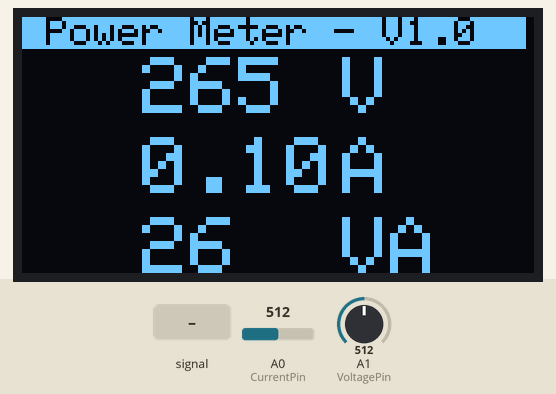
A program run on a simulated Arduino Uno, built with avr-gcc and run on an emulated ATmega328P. Parts: 128×64 one-colour display. Inputs (shaded band) come from the test bench; at power-on: A0 (CurrentPin) = 512, A1 (VoltagePin) = 512. What the program prints to the serial monitor is not drawn.

Above: at 3.6 s.
3.7 s: A0 (CurrentPin) fed a 200 Hz sine of ±81 counts around its level
At 3.9 s:
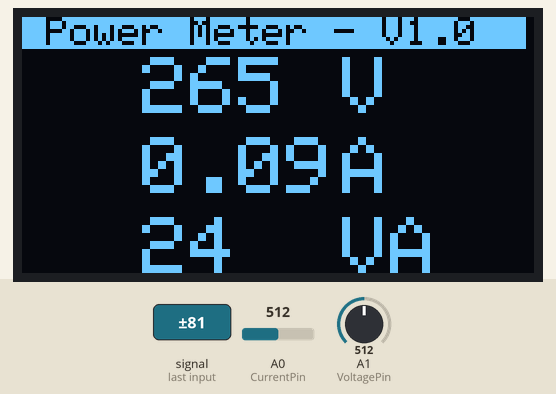
5.3 s: A0 (CurrentPin) set to 716
At 5.9 s:
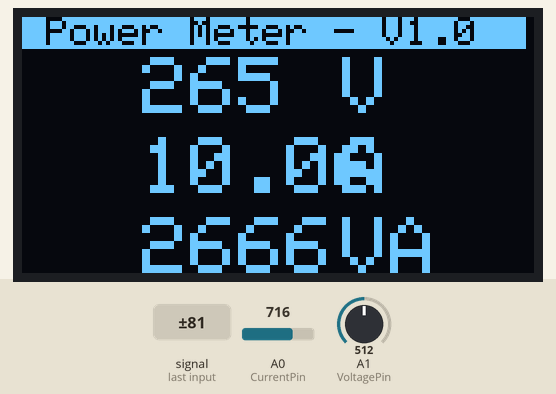
6.9 s: A1 (VoltagePin) set to 716
At 8.2 s:
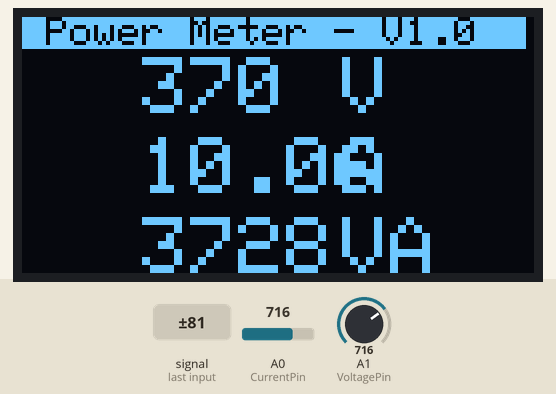
8.5 s: A0 (CurrentPin) set to 900
At 9.8 s:
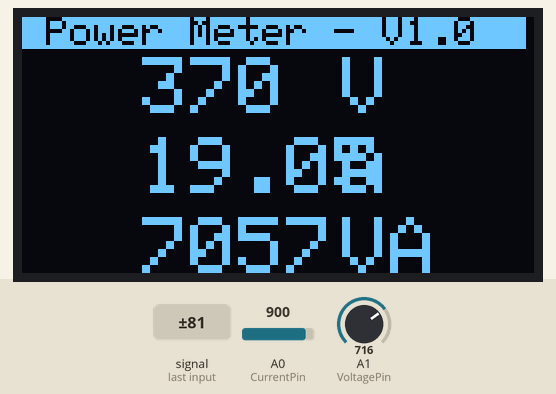
10.1 s: A1 (VoltagePin) set to 900
At 11.2 s:
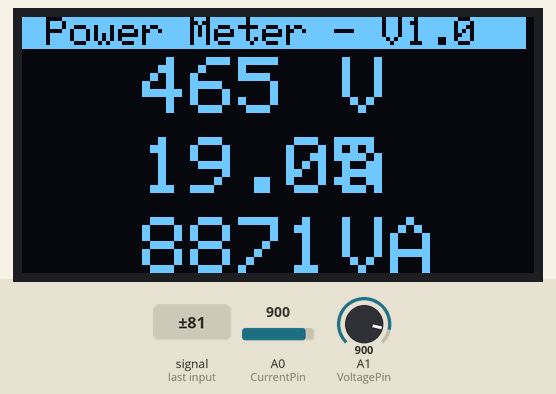
11.7 s: A0 (CurrentPin) set to 1023
At 12.6 s:
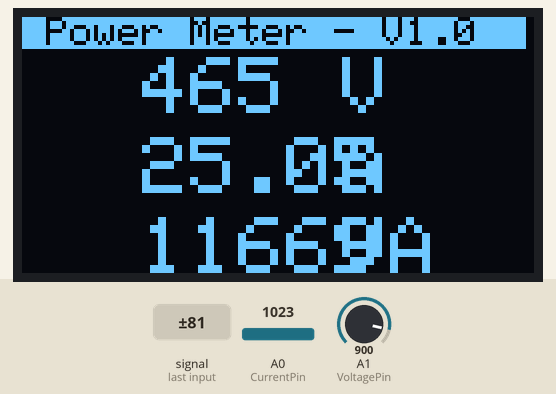
Timing chart, 0 to 14.3 s (numbered marks = the images above; inputs shaded):
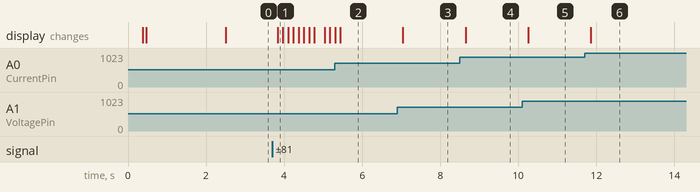

Measured:
- after the input at 3.7 s, the display: changes after 0.14 s (image 1)
- after the input at 6.9 s, the display: changes after 0.15 s (image 3)
- after the input at 8.5 s, the display: changes after 0.15 s (image 4)
- after the input at 10.1 s, the display: changes after 0.16 s (image 5)
- after the input at 11.7 s, the display: changes after 0.16 s (image 6)

The program:

main.cpp
```cpp
#include <Arduino.h>

#include <SPI.h>
#include <Wire.h>
#include <Adafruit_GFX.h>
#include <Adafruit_SSD1306.h>

#define SCREEN_WIDTH 128 // OLED display width, in pixels
#define SCREEN_HEIGHT 64 // OLED display height, in pixels
#define CurrentPin A0
#define VoltagePin A1

float voltage = 0;
float current = 0;
float power = 0;
int averageCounter = 0;
unsigned long timeControl = 0;

// Declaration for an SSD1306 display connected to I2C (SDA, SCL pins)
// The pins for I2C are defined by the Wire-library.
// On an arduino UNO:       A4(SDA), A5(SCL)
// On an arduino MEGA 2560: 20(SDA), 21(SCL)
// On an arduino LEONARDO:   2(SDA),  3(SCL), ...
#define OLED_RESET     -1 // Reset pin # (or -1 if sharing Arduino reset pin)
#define SCREEN_ADDRESS 0x3C ///< See datasheet for Address; 0x3D for 128x64, 0x3C for 128x32
Adafruit_SSD1306 display(SCREEN_WIDTH, SCREEN_HEIGHT, &Wire, OLED_RESET);

void testdrawrect(void) {
  display.clearDisplay();

  for(int16_t i=0; i<display.height()/2; i+=2) {
    display.drawRect(i, i, display.width()-2*i, display.height()-2*i, SSD1306_WHITE);
    display.display(); // Update screen with each newly-drawn rectangle
    delay(1);
  }

  delay(2000);
}


void updateDisplay(float v, float c, float p) {
  display.clearDisplay();
  display.setTextSize(1);
  display.setTextColor(SSD1306_BLACK, SSD1306_WHITE); // Draw 'inverse' text
  display.setCursor(0,0);
  display.println(F(" Power Meter - V1.0  "));
  display.println(F(""));
  display.setCursor(30, 10);
  display.setTextSize(2);                     // Normal 1:1 pixel scale
  display.setTextColor(SSD1306_WHITE);        // Draw white text
  display.print(int(abs(v)));
  display.setCursor(80, 10);
  display.print(F("V "));


  display.setCursor(30, 30);
  display.print(abs(c));
  display.setCursor(80, 30);
  display.println(F("A"));

  display.setCursor(30, 50);
  display.print(int(abs(p)));
  display.setCursor(80, 50);
  display.println(F("VA"));

  display.display();
}

float getVoltage(){
  float voltage =  analogRead(VoltagePin) * (5 / 1024.0);
  return voltage * 106;
}

float getCurrent(){
  return 10*((analogRead(CurrentPin) * (5 / 1024.0)) - 2.49);
}

void setup() {
  Serial.begin(115200);
  Serial.println(F("SSD1306 library test"));

  if(!display.begin(SSD1306_SWITCHCAPVCC, SCREEN_ADDRESS)) {
    Serial.println(F("SSD1306 allocation failed"));
    for(;;);
  }
  display.clearDisplay();
  testdrawrect();      // Draw rectangles (outlines)


}

void loop() {
  voltage += getVoltage();
  current += getCurrent();
  averageCounter++;
  if ((millis() - timeControl) > 100) {
    voltage = voltage / averageCounter;
    current = current / averageCounter;
    power = voltage * current;
    updateDisplay(voltage, current, power);
    averageCounter = 0;
    voltage = 0;
    current = 0;
    timeControl = millis();
  }
}
```
